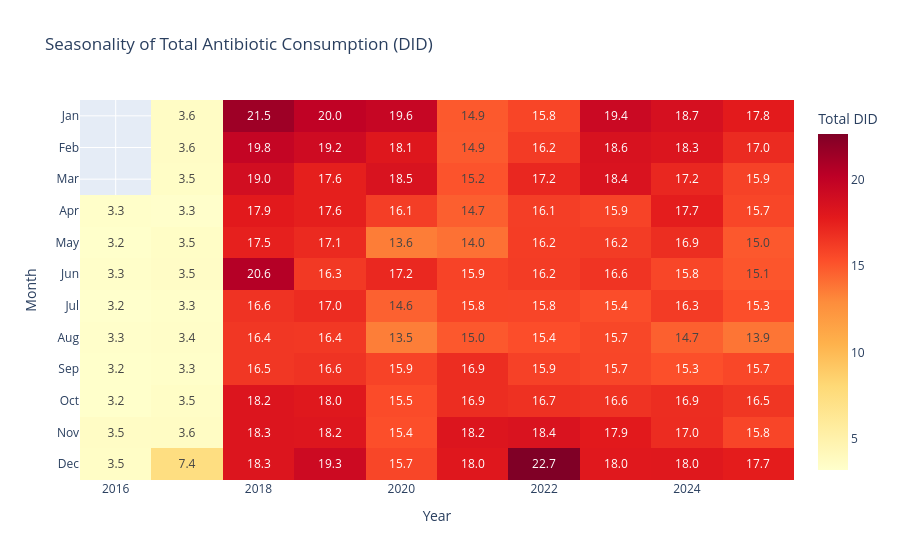

Notebook cell for this chart:
### Code cell
import pandas as pd
import plotly.express as px

# Load your clean data
df = pd.read_csv('data/processed/ukhsa_consumption_clean.csv')

# Ensure date is datetime
df['date'] = pd.to_datetime(df['date'])

# Extract Year and Month for the heatmap
df['Year'] = df['date'].dt.year
df['Month'] = df['date'].dt.strftime('%b') # e.g., 'Jan', 'Feb'

# Define the order of months so they don't sort alphabetically
month_order = ['Jan', 'Feb', 'Mar', 'Apr', 'May', 'Jun', 
               'Jul', 'Aug', 'Sep', 'Oct', 'Nov', 'Dec']

# Pivot the data for the heatmap
heatmap_data = df.pivot(index='Month', columns='Year', values='total_did')
heatmap_data = heatmap_data.reindex(month_order)

# Create the heatmap
fig2 = px.imshow(heatmap_data, 
                 text_auto=".1f", # Shows the number in the box (1 decimal place)
                 aspect="auto",
                 color_continuous_scale='YlOrRd', # Yellow to Red scale
                 title='Seasonality of Total Antibiotic Consumption (DID)',
                 labels=dict(x="Year", y="Month", color="Total DID"))

fig2.update_layout(xaxis_title="Year", yaxis_title="Month")
fig2.show()

### Figure 1 — Plotly figure (JSON) as saved in the notebook; plotly's stock layout.template omitted (floating-point values rounded to 4 significant figures)
{"data": [{"coloraxis": "coloraxis", "hovertemplate": "Year: %{x}<br>Month: %{y}<br>Total DID: %{z}<extra></extra>", "name": "0", "texttemplate": "%{z:.1f}", "type": "heatmap", "x": [2016, 2017, 2018, 2019, 2020, 2021, 2022, 2023, 2024, 2025], "xaxis": "x", "y": ["Jan", "Feb", "Mar", "Apr", "May", "Jun", "Jul", "Aug", "Sep", "Oct", "Nov", "Dec"], "yaxis": "y", "z": [[NaN, 3.58, 21.49, 20.02, 19.65, 14.95, 15.8, 19.4, 18.71, 17.79], [NaN, 3.56, 19.81, 19.17, 18.13, 14.88, 16.24, 18.57, 18.3, 17.01], [NaN, 3.48, 18.96, 17.58, 18.49, 15.16, 17.19, 18.44, 17.18, 15.92], [3.32, 3.25, 17.88, 17.59, 16.1, 14.69, 16.13, 15.86, 17.66, 15.74], [3.2, 3.48, 17.5, 17.07, 13.55, 14.0, 16.17, 16.22, 16.88, 14.96], [3.33, 3.52, 20.56, 16.33, 17.16, 15.89, 16.23, 16.58, 15.76, 15.08], [3.17, 3.32, 16.63, 16.96, 14.61, 15.8, 15.79, 15.42, 16.27, 15.35], [3.27, 3.38, 16.44, 16.38, 13.49, 14.97, 15.39, 15.71, 14.65, 13.87], [3.22, 3.31, 16.46, 16.63, 15.9, 16.93, 15.95, 15.73, 15.33, 15.67], [3.21, 3.49, 18.23, 18.03, 15.5, 16.92, 16.72, 16.62, 16.9, 16.5], [3.54, 3.59, 18.28, 18.2, 15.38, 18.23, 18.45, 17.87, 16.96, 15.77], [3.48, 7.38, 18.27, 19.27, 15.73, 18.04, 22.68, 18.01, 18.03, 17.73]]}], "layout": {"coloraxis": {"colorbar": {"title": {"text": "Total DID"}}, "colorscale": [[0, "rgb(255,255,204)"], [0.125, "rgb(255,237,160)"], [0.25, "rgb(254,217,118)"], [0.375, "rgb(254,178,76)"], [0.5, "rgb(253,141,60)"], [0.625, "rgb(252,78,42)"], [0.75, "rgb(227,26,28)"], [0.875, "rgb(189,0,38)"], [1, "rgb(128,0,38)"]]}, "title": {"text": "Seasonality of Total Antibiotic Consumption (DID)"}, "xaxis": {"anchor": "y", "domain": [0, 1], "title": {"text": "Year"}}, "yaxis": {"anchor": "x", "autorange": "reversed", "domain": [0, 1], "title": {"text": "Month"}}}}
